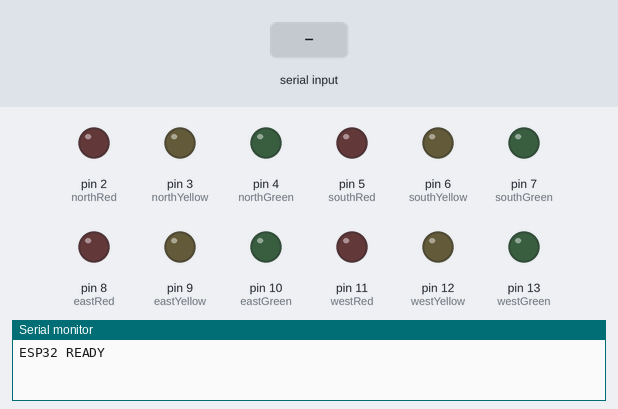
Bench run of a sketch on a simulated Arduino Uno, built with avr-gcc and run on an emulated ATmega328P. Parts: output pins drawn as LEDs (lit = HIGH), the last lines printed to the serial monitor. Inputs (shaded band) come from the test bench.

Above: at 2.2 s.
2.3 s: "NORMAL_MODE\n" received over Serial
At 2.7 s:
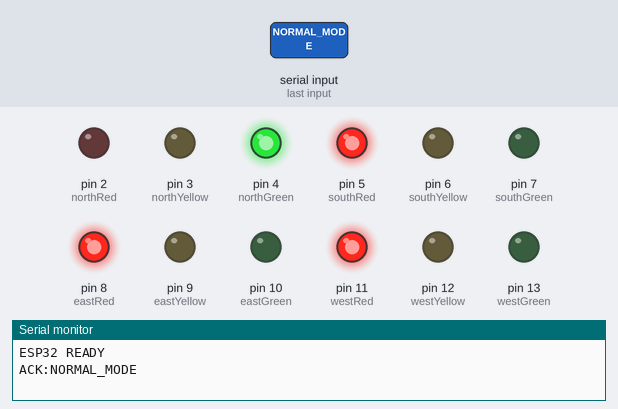
3.8 s: "SOUTH_GREEN\n" received over Serial
At 5.0 s:
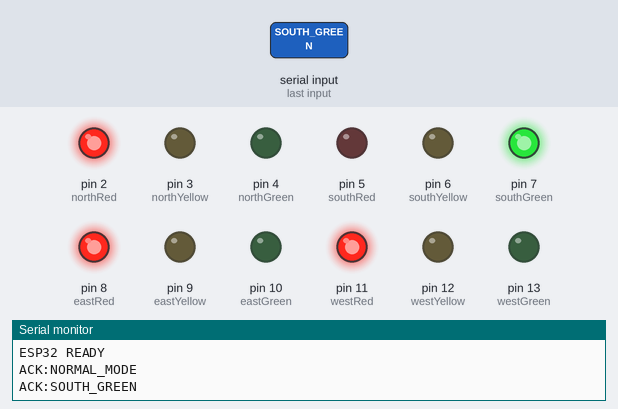
5.3 s: "EAST_GREEN\n" received over Serial
At 6.1 s:
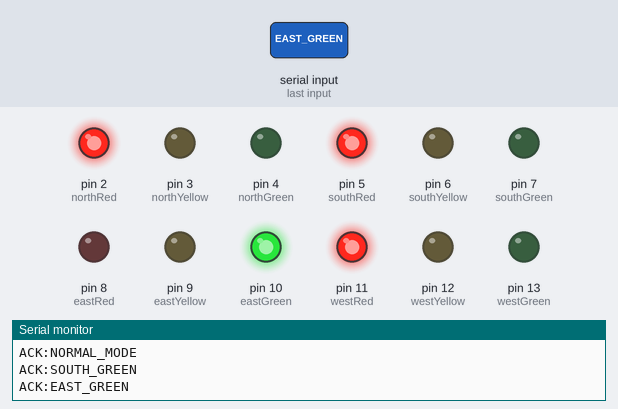
Timing chart, 0 to 8.3 s (numbered marks = the images above; inputs shaded):
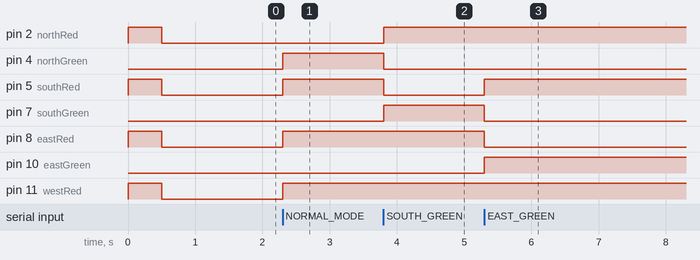

The sketch:

traffic_priority.ino
```cpp
String inputCommand = "";

const int northRed = 2;
const int northYellow = 3;
const int northGreen = 4;

const int southRed = 5;
const int southYellow = 6;
const int southGreen = 7;

const int eastRed = 8;
const int eastYellow = 9;
const int eastGreen = 10;

const int westRed = 11;
const int westYellow = 12;
const int westGreen = 13;

void setAllRed()
{
    digitalWrite(northRed, HIGH);
    digitalWrite(southRed, HIGH);
    digitalWrite(eastRed, HIGH);
    digitalWrite(westRed, HIGH);

    digitalWrite(northYellow, LOW);
    digitalWrite(southYellow, LOW);
    digitalWrite(eastYellow, LOW);
    digitalWrite(westYellow, LOW);

    digitalWrite(northGreen, LOW);
    digitalWrite(southGreen, LOW);
    digitalWrite(eastGreen, LOW);
    digitalWrite(westGreen, LOW);
}

void allLightsOff()
{
    digitalWrite(northRed, LOW);
    digitalWrite(northYellow, LOW);
    digitalWrite(northGreen, LOW);

    digitalWrite(southRed, LOW);
    digitalWrite(southYellow, LOW);
    digitalWrite(southGreen, LOW);

    digitalWrite(eastRed, LOW);
    digitalWrite(eastYellow, LOW);
    digitalWrite(eastGreen, LOW);

    digitalWrite(westRed, LOW);
    digitalWrite(westYellow, LOW);
    digitalWrite(westGreen, LOW);
}

void setDirectionGreen(String direction)
{
    setAllRed();

    if (direction == "NORTH")
    {
        digitalWrite(northGreen, HIGH);
        digitalWrite(northRed, LOW);
    }
    else if (direction == "SOUTH")
    {
        digitalWrite(southGreen, HIGH);
        digitalWrite(southRed, LOW);
    }
    else if (direction == "EAST")
    {
        digitalWrite(eastGreen, HIGH);
        digitalWrite(eastRed, LOW);
    }
    else if (direction == "WEST")
    {
        digitalWrite(westGreen, HIGH);
        digitalWrite(westRed, LOW);
    }
}

void setEmergencyDirection(String direction)
{
    setAllRed();
    if (direction == "NORTH")
    {
        digitalWrite(northGreen, HIGH);
        digitalWrite(northRed, LOW);
    }
    else if (direction == "SOUTH")
    {
        digitalWrite(southGreen, HIGH);
        digitalWrite(southRed, LOW);
    }
    else if (direction == "EAST")
    {
        digitalWrite(eastGreen, HIGH);
        digitalWrite(eastRed, LOW);
    }
    else if (direction == "WEST")
    {
        digitalWrite(westGreen, HIGH);
        digitalWrite(westRed, LOW);
    }
}

void handleCommand(String command)
{
    command.trim();
    command.replace("\r", "");
    command.replace("\n", "");

    Serial.print("ACK:");
    Serial.println(command);

    if (command == "NORMAL_MODE")
    {
        setAllRed();
        digitalWrite(northGreen, HIGH);
        digitalWrite(northRed, LOW);
        return;
    }

    if (command == "NORTH_GREEN")
    {
        setDirectionGreen("NORTH");
        return;
    }

    if (command == "SOUTH_GREEN")
    {
        setDirectionGreen("SOUTH");
        return;
    }

    if (command == "EAST_GREEN")
    {
        setDirectionGreen("EAST");
        return;
    }

    if (command == "WEST_GREEN")
    {
        setDirectionGreen("WEST");
        return;
    }

    if (command == "EMERGENCY_NORTH")
    {
        setEmergencyDirection("NORTH");
        return;
    }

    if (command == "EMERGENCY_SOUTH")
    {
        setEmergencyDirection("SOUTH");
        return;
    }

    if (command == "EMERGENCY_EAST")
    {
        setEmergencyDirection("EAST");
        return;
    }

    if (command == "EMERGENCY_WEST")
    {
        setEmergencyDirection("WEST");
        return;
    }

    if (command == "YELLOW")
    {
        allLightsOff();
        digitalWrite(northYellow, HIGH);
        digitalWrite(southYellow, HIGH);
        digitalWrite(eastYellow, HIGH);
        digitalWrite(westYellow, HIGH);
        return;
    }

    if (command == "ALL_RED")
    {
        setAllRed();
        return;
    }
}

void setup()
{
    Serial.begin(115200);

    pinMode(northRed, OUTPUT);
    pinMode(northYellow, OUTPUT);
    pinMode(northGreen, OUTPUT);

    pinMode(southRed, OUTPUT);
    pinMode(southYellow, OUTPUT);
    pinMode(southGreen, OUTPUT);

    pinMode(eastRed, OUTPUT);
    pinMode(eastYellow, OUTPUT);
    pinMode(eastGreen, OUTPUT);

    pinMode(westRed, OUTPUT);
    pinMode(westYellow, OUTPUT);
    pinMode(westGreen, OUTPUT);

    allLightsOff();
    setAllRed();
    delay(500);
    allLightsOff();
    delay(500);

    Serial.println("ESP32 READY");
}

void loop()
{
    while (Serial.available() > 0)
    {
        char ch = Serial.read();
        if (ch == '\n' || ch == '\r')
        {
            if (inputCommand.length() > 0)
            {
                handleCommand(inputCommand);
                inputCommand = "";
            }
        }
        else
        {
            inputCommand += ch;
        }
    }
}
```

Measured:
- after the input at 2.3 s, pin 4 (northGreen), pin 5 (southRed), pin 8 (eastRed), pin 11 (westRed): LOW → HIGH at once
- after the input at 3.8 s, pin 2 (northRed), pin 7 (southGreen): LOW → HIGH at once; pin 4 (northGreen), pin 5 (southRed): HIGH → LOW at once
- after the input at 5.3 s, pin 5 (southRed), pin 10 (eastGreen): LOW → HIGH at once; pin 7 (southGreen), pin 8 (eastRed): HIGH → LOW at once
